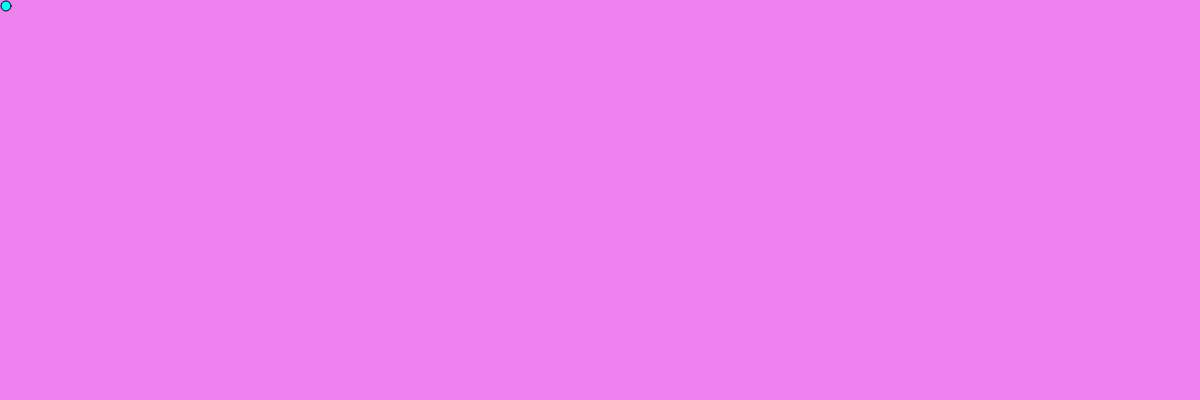
Frame 1 (no input)
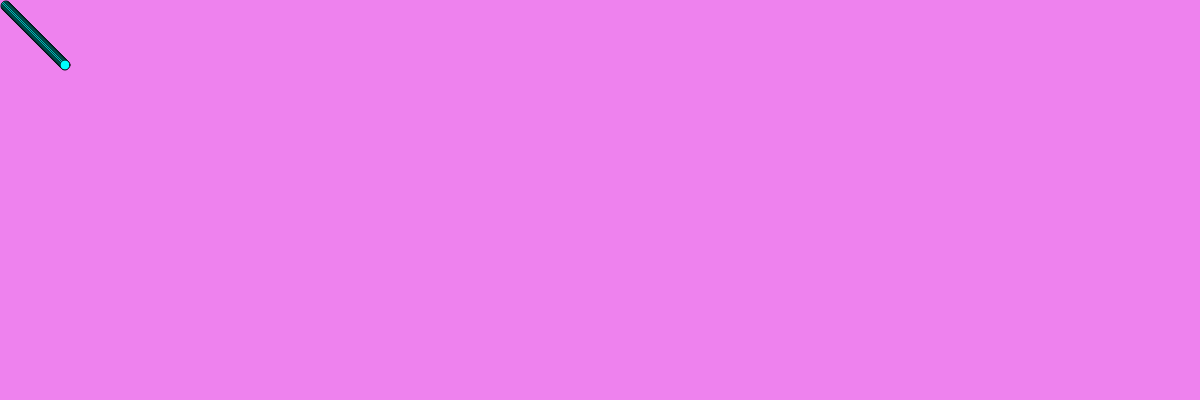
Frame 60 (no input)
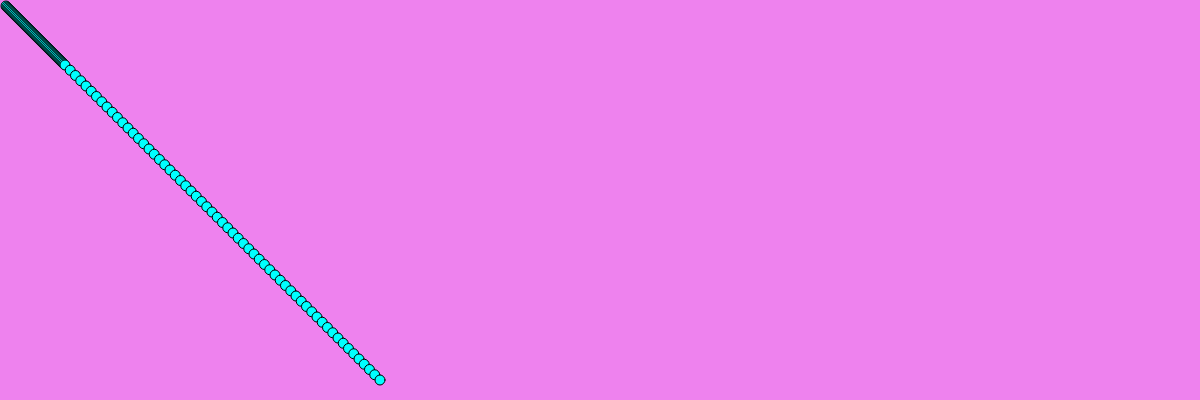
Frame 120 (the mouse pressed at the canvas centre since frame 60)

The p5.js sketch that drew these frames (run headless with seeded random() and noise() and a simulated clock; from frame 60 on, the mouse is pressed at the canvas centre):

// p5.js sketch
// ── sketch.js


let ball = {};
ball.width = 10;
ball.x = 5;
ball.y = 5;
ball.delta_x = 1;
ball.delta_y = 1;
ball.scale_x = 1;
ball.scale_y = 1;

function setup() {
    createCanvas(windowWidth, 400);
    background('violet')
}



function draw() {

    ball.x += ball.delta_x * ball.scale_x;
    ball.y += ball.delta_y * ball.scale_y;


    if (ball.x >= width || ball.x <= 0) {
        ball.delta_x = -1 * ball.delta_x;
    }
    if (ball.y >= height || ball.y <= 0) {
        ball.delta_y = -1 * ball.delta_y;
    }

    fill('cyan');
    ellipse(ball.x, ball.y, ball.width, ball.width);
}

function mousePressed() {
    ball.scale_x = map(mouseX, 0, width, 0.5, 10);
    ball.scale_y = map(mouseY, 0, height, 0.5, 10);
}
